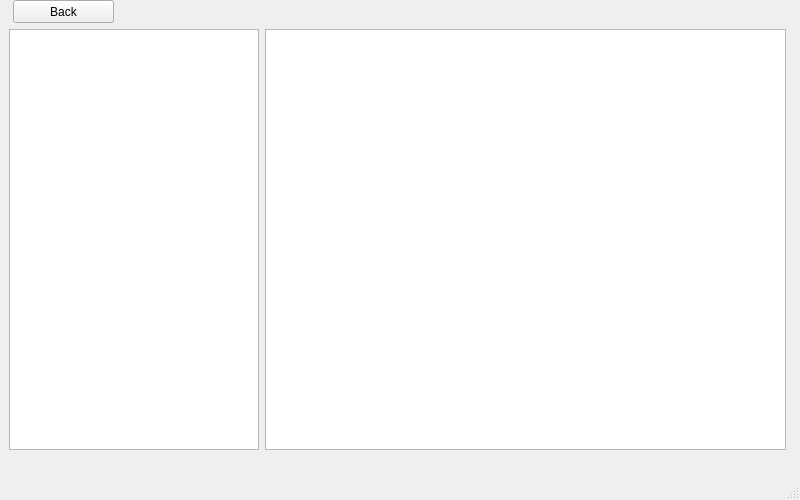
<?xml version="1.0" encoding="UTF-8"?>
<ui version="4.0">
 <class>MainWindow</class>
 <widget class="QMainWindow" name="MainWindow">
  <property name="geometry">
   <rect>
    <x>0</x>
    <y>0</y>
    <width>800</width>
    <height>500</height>
   </rect>
  </property>
  <property name="sizePolicy">
   <sizepolicy hsizetype="Preferred" vsizetype="Preferred">
    <horstretch>0</horstretch>
    <verstretch>0</verstretch>
   </sizepolicy>
  </property>
  <property name="minimumSize">
   <size>
    <width>800</width>
    <height>500</height>
   </size>
  </property>
  <property name="maximumSize">
   <size>
    <width>800</width>
    <height>500</height>
   </size>
  </property>
  <property name="windowTitle">
   <string>MainWindow</string>
  </property>
  <widget class="QWidget" name="centralWidget">
   <widget class="QListWidget" name="listMenu">
    <property name="geometry">
     <rect>
      <x>9</x>
      <y>29</y>
      <width>250</width>
      <height>421</height>
     </rect>
    </property>
    <property name="maximumSize">
     <size>
      <width>250</width>
      <height>16777215</height>
     </size>
    </property>
   </widget>
   <widget class="QListWidget" name="listNotifications">
    <property name="geometry">
     <rect>
      <x>265</x>
      <y>29</y>
      <width>521</width>
      <height>421</height>
     </rect>
    </property>
    <property name="sizePolicy">
     <sizepolicy hsizetype="Expanding" vsizetype="Expanding">
      <horstretch>0</horstretch>
      <verstretch>0</verstretch>
     </sizepolicy>
    </property>
    <property name="minimumSize">
     <size>
      <width>0</width>
      <height>0</height>
     </size>
    </property>
    <property name="maximumSize">
     <size>
      <width>2000</width>
      <height>2000</height>
     </size>
    </property>
   </widget>
   <widget class="QPushButton" name="buttonBack">
    <property name="geometry">
     <rect>
      <x>13</x>
      <y>0</y>
      <width>101</width>
      <height>23</height>
     </rect>
    </property>
    <property name="text">
     <string>Back</string>
    </property>
   </widget>
  </widget>
  <widget class="QMenuBar" name="menuBar">
   <property name="geometry">
    <rect>
     <x>0</x>
     <y>0</y>
     <width>800</width>
     <height>21</height>
    </rect>
   </property>
  </widget>
  <widget class="QStatusBar" name="statusBar"/>
 </widget>
 <layoutdefault spacing="6" margin="11"/>
 <resources/>
 <connections/>
</ui>
